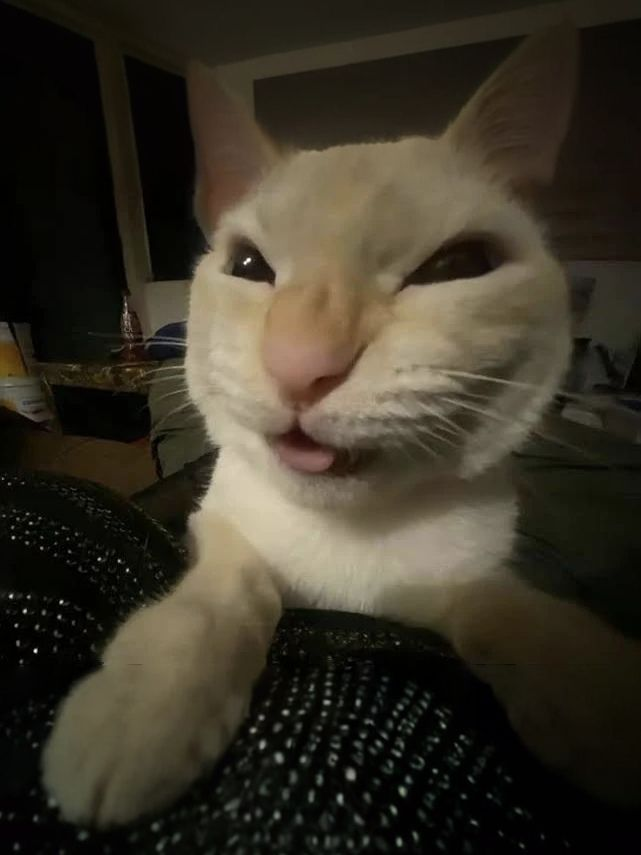
#> input picture lab2/mehehew.jpg, 641 x 855 px
$ jupyter execute prac_02.ipynb
#> lines starting #> are read from the running program, lines starting #| are printed output that depends on the picture; long printed decimals are rounded
# Prac 02
For this homework you will have to complete and implement the colour balancing for:
* Gray world algorithm
* Scale-by-max algorithm

You are free to use your own images. Experiment with more images and think about the effect each of the algorithms has on the resulting (balanced) image.

### Colour Balancing
In this notebook we will show different type of colour balancing making use of von Kries' hypothesis.

[cell 1]
import cv2
import numpy as np
from matplotlib import pyplot as plt
plt.rcParams['figure.figsize'] = [15, 5]

[cell 2]
img = cv2.imread('mehehew.jpg')
#> img is the input picture: shape (855, 641, 3); mean B, G, R 39.1, 51.9, 57.7
img = cv2.cvtColor(img, cv2.COLOR_BGR2RGB)
plt.imshow(img)

[cell 3]
print(img.shape)
#| (855, 641, 3)

### White patch
In white patch algorithm we choose a group of pixels we know they should be white. We then scale the resulting image colour channels by this white patch.

[cell 4]
# Define white patch and the coefficients
row, col = 500, 250
white = img[row, col, :]
#> white = [216, 204, 178]
coeffs = 255.0/white
#> coeffs = [1.18, 1.25, 1.43]

# Apply white balancing and generate balanced image
balanced = np.zeros_like(img, dtype=np.float32)
for channel in range(3):
    balanced[..., channel] = img[..., channel] * coeffs[channel]
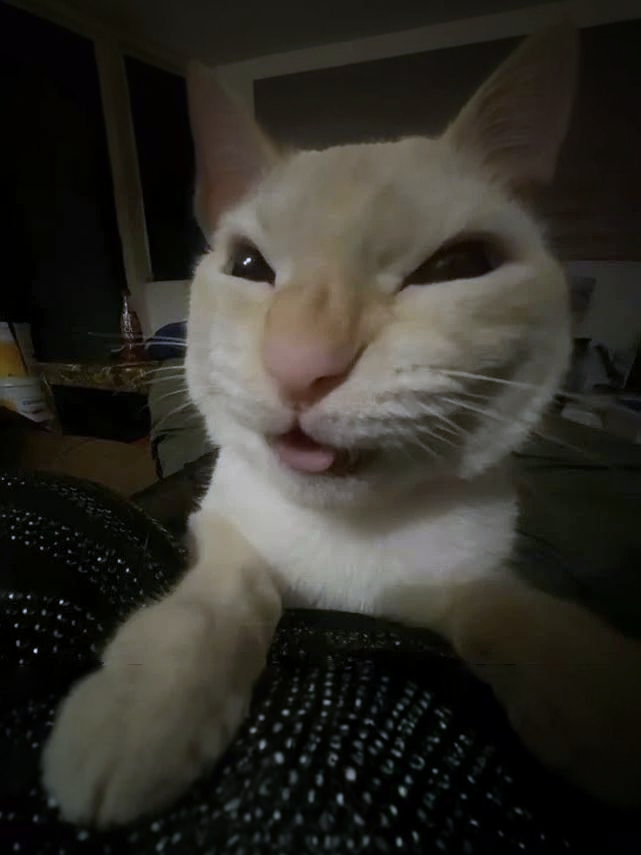
#> balanced: shape (855, 641, 3) float32; mean R, G, B 68.1, 64.9, 56; drawn with min black and max white

# White patching does not guarantee that the dynamic range is preserved, images must be clipped.
balanced = balanced/255
balanced[balanced > 1] = 1
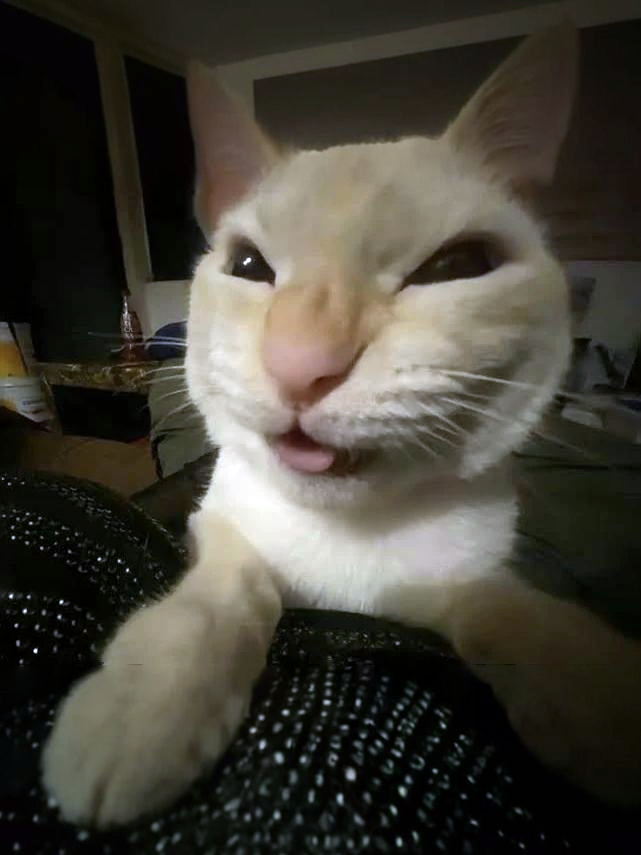
#> balanced: shape (855, 641, 3) float32; mean R, G, B 0.267, 0.254, 0.219

plt.subplot(121), plt.imshow(img)
plt.subplot(122), plt.imshow(balanced)
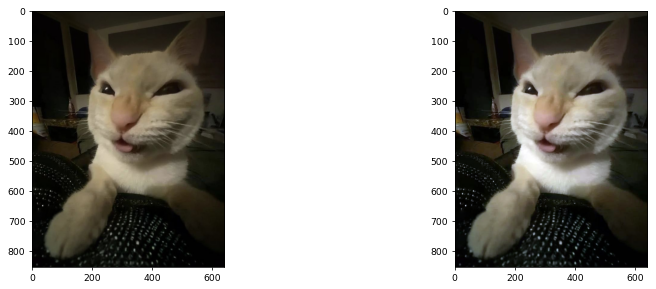
#> figure drawn by matplotlib, 2 panels

[cell 5]
print(balanced[row, col, :])
#| [1. 1. 1.]

### Gray world
This algorithm assumes that a scene, on average, is gray.

[cell 6]
img_2 = cv2.imread('kittie.jpg')
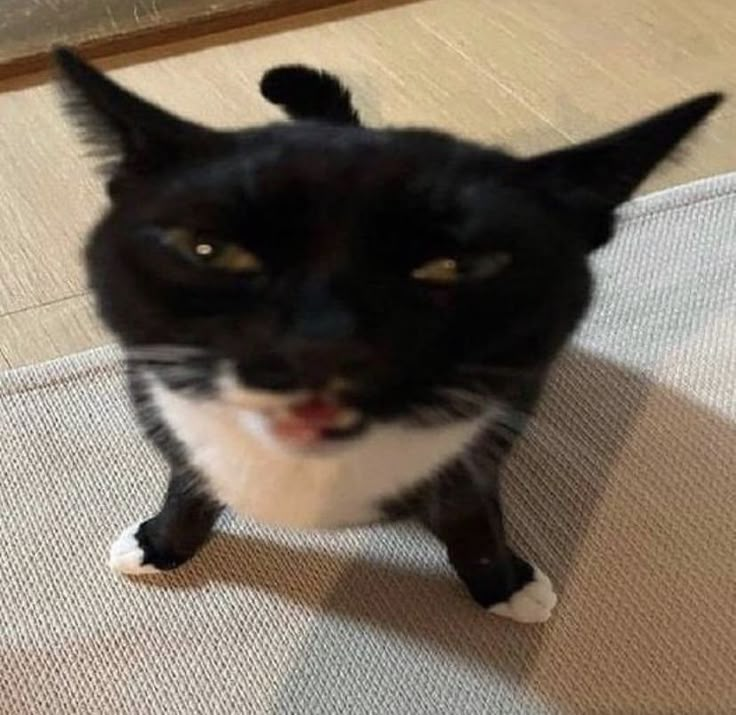
#> input picture lab2/kittie.jpg, 736 x 715 px
#> img_2 is the input picture: shape (715, 736, 3); mean B, G, R 93.8, 108, 120.6
img_2 = cv2.cvtColor(img_2, cv2.COLOR_BGR2RGB)
plt.imshow(img_2)

[cell 7]
# Compute the mean values for all three colour channels (red, green, blue)
mean_r = np.mean(img_2[...,0])
#> mean_r = 120.6
mean_g = np.mean(img_2[...,1])
#> mean_g = 108
mean_b = np.mean(img_2[...,2])
#> mean_b = 93.81

# Compute the coefficients kr, kg, kb
# Note: there are 3 coefficients to compute but we only have 2 equations.
# Therefore, you have to make an assumption, fix the value of one of the
# coefficients and compute the remining two
# Hint: You can fix the coefficient of the brightest colour channel to 1.
max_mean = max(mean_r, mean_g, mean_b)
#> max_mean = 120.6

kr = max_mean / mean_r
#> kr = 1
kg = max_mean / mean_g
#> kg = 1.12
kb = max_mean / mean_b
#> kb = 1.29

# Apply color balancing and generate the balanced image
balanced_2 = np.zeros_like(img_2, dtype=np.float32)
balanced_2[...,0] = img_2[...,0] * kr
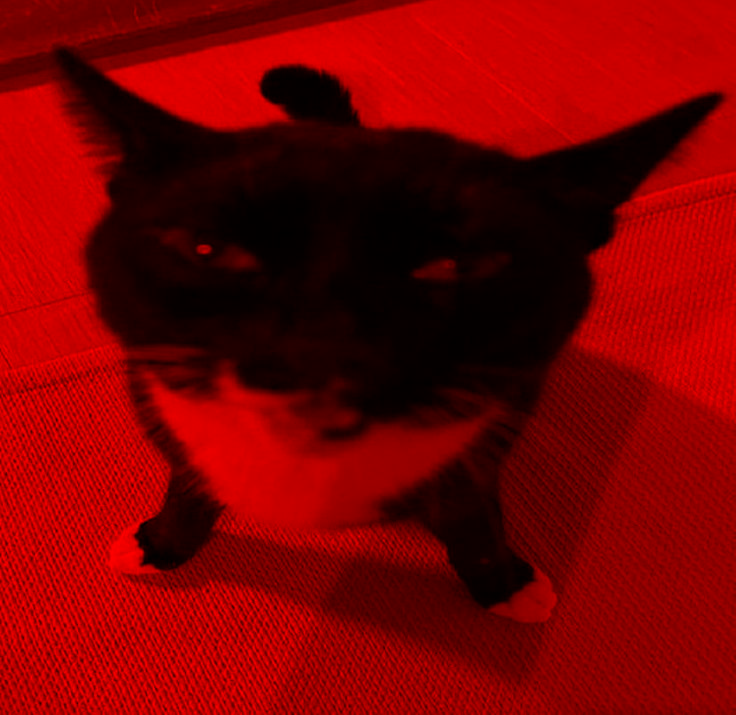
#> balanced_2: shape (715, 736, 3) float32; mean R, G, B 120.6, 0, 0
balanced_2[...,1] = img_2[...,1] * kg
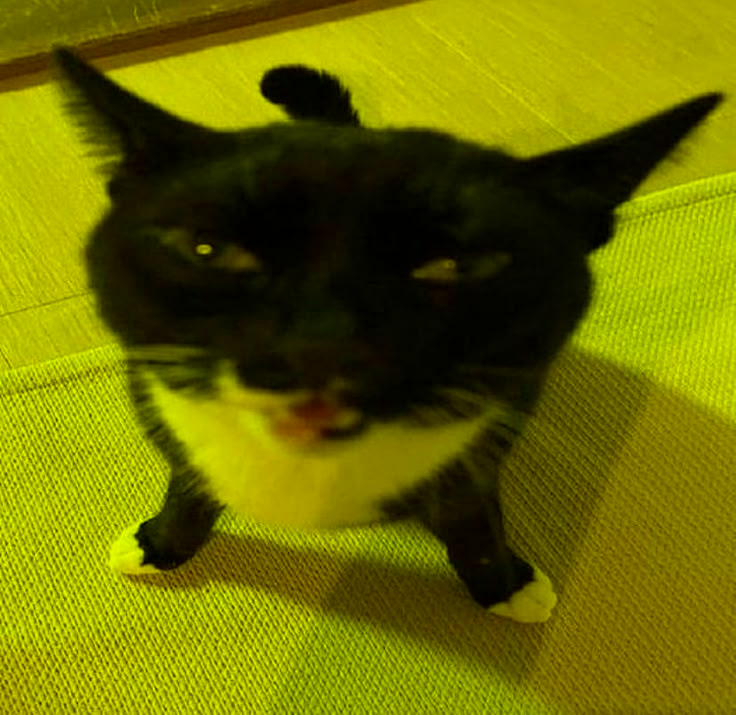
#> balanced_2: shape (715, 736, 3) float32; mean R, G, B 120.6, 120.6, 0; drawn with min black and max white
balanced_2[...,2] = img_2[...,2] * kb
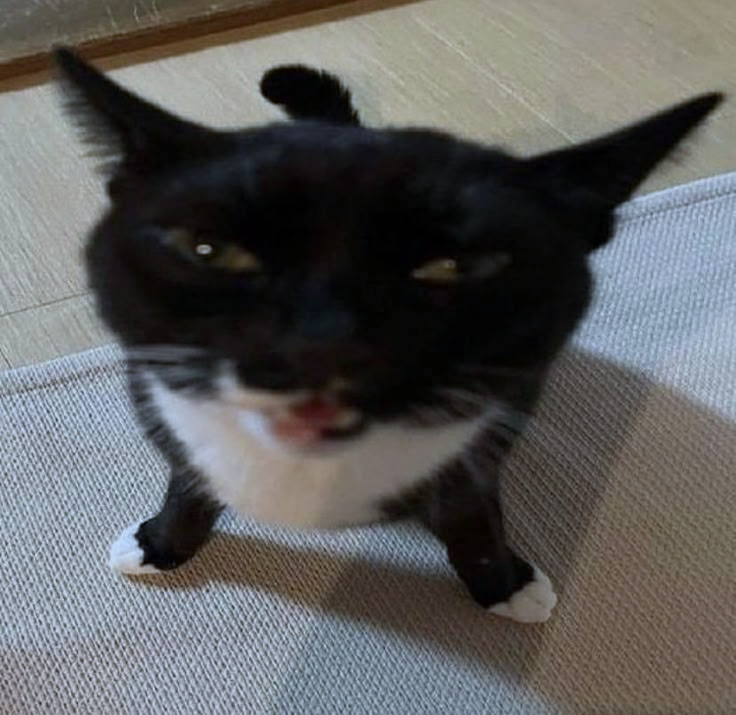
#> balanced_2: shape (715, 736, 3) float32; mean R, G, B 120.6, 120.6, 120.5; drawn with min black and max white

balanced_2 = balanced_2 / 255
balanced_2[balanced_2 > 1] = 1
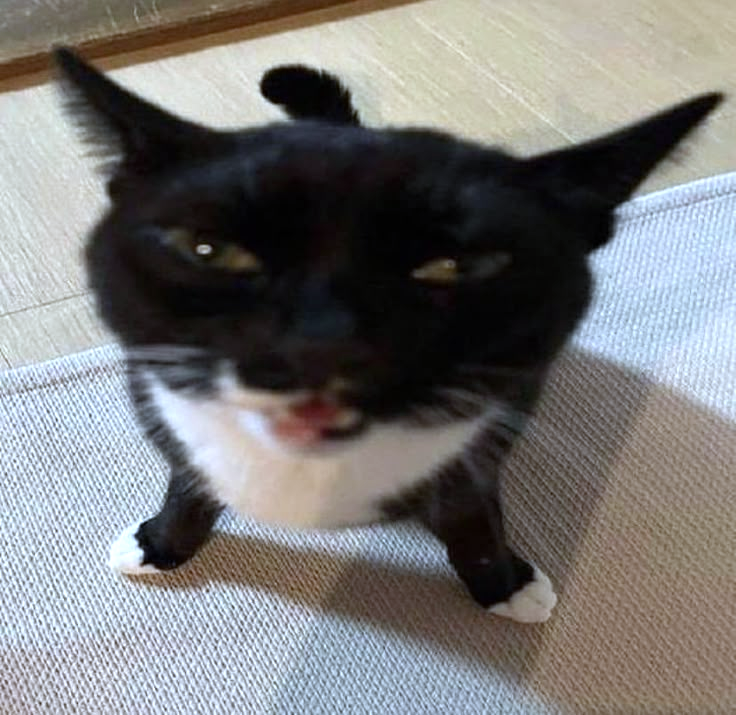
#> balanced_2: shape (715, 736, 3) float32; mean R, G, B 0.473, 0.472, 0.47

# Show the original and the balanced image side by side
plt.subplot(121), plt.imshow(img_2)
plt.subplot(122), plt.imshow(balanced_2)

[cell 8]
print(mean_r, mean_g, mean_b)
#| 120.570 108.016 93.808

### Scale-by-max
This is a straightforward algorithm that scales each colour channel by its maximum value. Note that it is sensitive to noise and saturations.

[cell 9]
# Load your image
img_3 = cv2.imread('cat2.jpg')
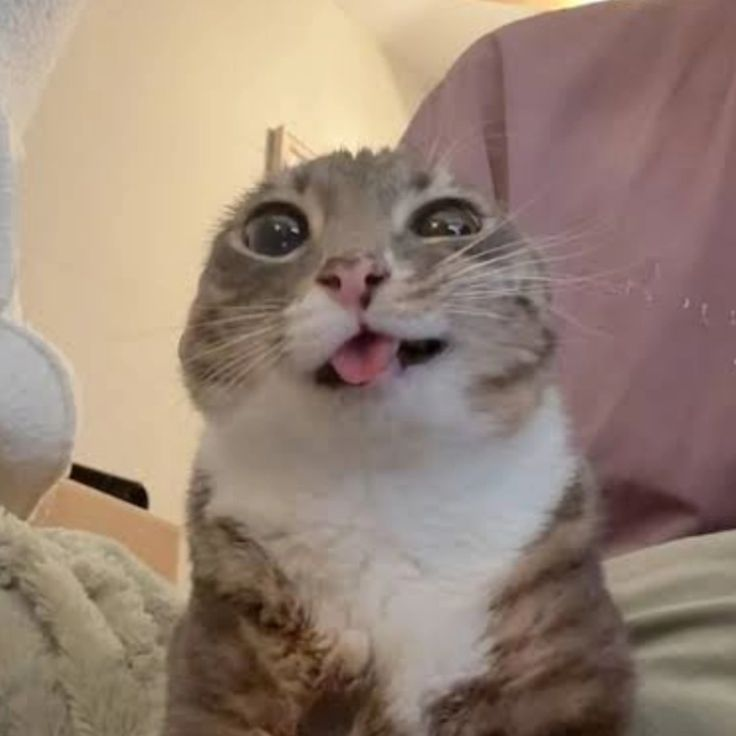
#> input picture lab2/cat2.jpg, 736 x 736 px
#> img_3 is the input picture: shape (736, 736, 3); mean B, G, R 117.5, 131.5, 151.5
img_3 = cv2.cvtColor(img_3, cv2.COLOR_BGR2RGB)
plt.imshow(img_3)

[cell 10]
# Compute the maximum values for all three colour channels (red, green, blue)
max_r = np.max(img_3[...,0])
#> max_r = 255
max_g = np.max(img_3[...,1])
#> max_g = 254
max_b = np.max(img_3[...,2])
#> max_b = 238

# Apply scale-by-max balancing and generate the balanced image
balanced_3 = img_3.astype(np.float32)
balanced_3[..., 0] *= 255.0 / max_r
balanced_3[..., 1] *= 255.0 / max_g
balanced_3[..., 2] *= 255.0 / max_b
balanced_3 = np.clip(balanced_3, 0, 255).astype(np.uint8)

plt.subplot(121), plt.imshow(img_3)
plt.subplot(122), plt.imshow(balanced_3)

[cell 11]
print(max_r, max_g, max_b)
#| 255 254 238
